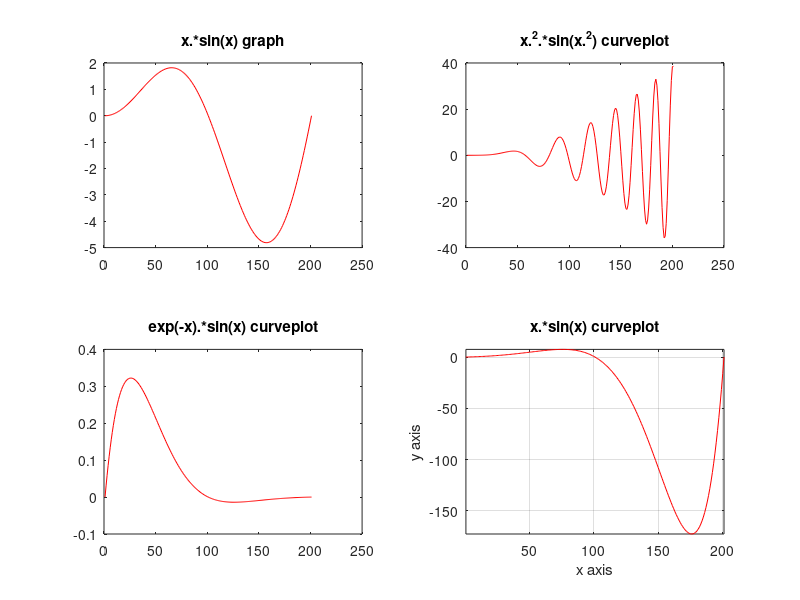

Write the MATLAB code that produced this figure.
x=0:pi/100:2*pi;
figure
X=x;
y1=x.*sin(x);
y2=x.^2.*sin(x.^2);
y3=exp(-x).*sin(x);
y4=exp(x).*sin(x);
subplot(2,2,1);
plot(x.*sin(x),'r');
title("x.*sin(x) graph");
subplot(2,2,2);
plot(x.^2.*sin(x.^2),'r');
title('x.^2.*sin(x.^2) curveplot');
subplot(2,2,3);
plot(exp(-x).*sin(x),'r');
title('exp(-x).*sin(x) curveplot');

subplot(2,2,4);
plot(exp(x).*sin(x),'r');
title('exp(x).*sin(x)curve plot');

xlabel('x axis');
ylabel('y axis');
title('x.*sin(x) curveplot');
grid on
axis tight
